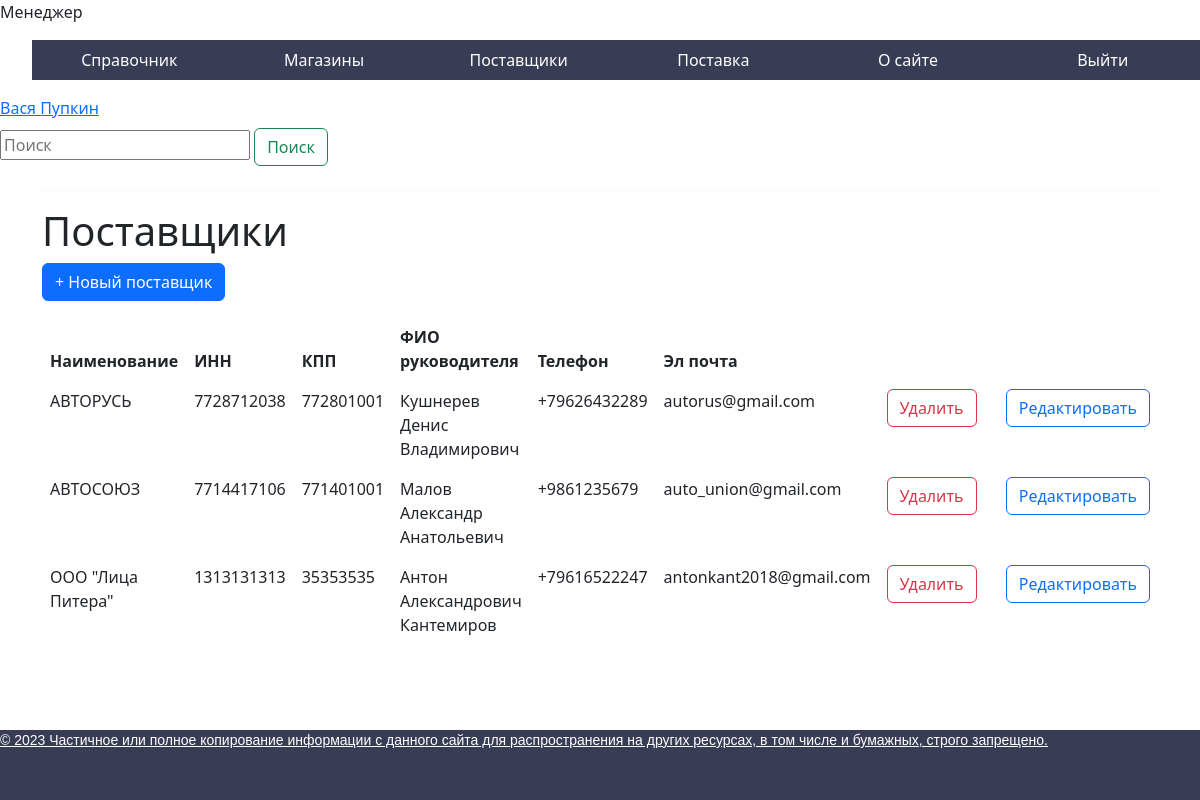
The page /public/suppliers/ (signed in) on the database its author committed.
### autodocapp/models.py (models this page shows, shortened)
class CustomUser(AbstractUser):
    surname = models.CharField(max_length=30, verbose_name='Фамилия')
    last_name = models.CharField(max_length=30, verbose_name='Отчество')
    birth_date = models.DateField(verbose_name='Дата рождения', null=True)
    photo = models.ImageField(upload_to="photos/%Y/%m/%d/", verbose_name='Фотография')

class Suppliers(models.Model):
    title = models.CharField(max_length=30, verbose_name='Наименование организации')
    INN = models.IntegerField(verbose_name='ИНН')
    CIO = models.IntegerField(verbose_name='КПП')
    FullNameManager = models.CharField(max_length=150, verbose_name='ФИО руководителя')
    telephone = models.CharField(max_length=20, verbose_name='Телефон')
    email = models.CharField(max_length=30, verbose_name='Эл почта')

### autodocapp/views/manager/suppliers.py (the view)
def PrintSuppliers(request):
    if request.user.is_authenticated:
        role = CheckRole(request)
        suppliers = Suppliers.objects.all()
        return render(request, 'autodocapp/suppliers.html',
                      {'role': role, 'title': 'Поставщики', 'suppliers': suppliers})
    else:
        return redirect('authorization')

### autodocapp/views/views.py (called while the page is built)
def CheckRole(request):
    user = request.user
    role = str(user.groups.all()[0])
    return role

### autodocapp/templates/autodocapp/suppliers.html (shortened to what this page needs)
{% extends 'autodocapp/base.html' %}
{% block content %}
<div class="">
    <form action="{% url 'search_supplier' %}" class="form-inline my-2 my-lg-0" method="get">
        <input aria-label="Поиск" class="search" name="q" placeholder="Поиск" type="search">
        <button class="btn btn-outline-success my-2 my-sm" type="submit">Поиск</button>
    </form>
</div>
<div class="container">
    <div class="col-md-12 well">
        <hr style="border-top:1px dotted #ccc;"/>
        <h1 class="page-header">Поставщики</h1>
        <p>
            <button class="btn btn-primary js-create" type="button">
                + Новый поставщик
            </button>
        </p>
        <table class="table table-borderless table-hover" id="table">
            <thead>
            <tr>
                <th scope="col">Наименование</th>
                <th scope="col">ИНН</th>
                <th scope="col">КПП</th>
                <th scope="col">ФИО руководителя</th>
                <th scope="col">Телефон</th>
                <th scope="col">Эл почта</th>
            </tr>
            </thead>
            <tbody>
            {% for s in suppliers %}
            <tr class="record">
                <td>{{s.title}}</td>
                <td>{{s.INN}}</td>
                <td>{{s.CIO}}</td>
                <td>{{s.FullNameManager}}</td>
                <td>{{s.telephone}}</td>
                <td>{{s.email}}</td>
                <td style="width: 150px">
                    <a class="btn_delete_record btn-outline-danger" href="{% url 'delete_supplier' s.id %}">
                        <button class="btn btn-outline-danger">Удалить</button>
                    </a>
                </td>
                <td>
                    <a class="BthEditSupplier btn-outline-primary" href="{% url 'edit_supplier' s.id %}">
                        <button class="btn btn-outline-primary">Редактировать</button>
                    </a>
                </td>
            </tr>
            {% empty %}
            <tr>
                <td class="text-center" colspan="8">Нет поставщиков</td>
            </tr>
            {% endfor %}
            </tbody>
        </table>
    </div>
</div>
{% endblock %}

### autodocapp/templates/autodocapp/base.html (shortened to what this page needs)
{% load static %}
<!DOCTYPE html>
<html lang="en">
<head>
    <link  href="{% static 'autodocapp/css/styles.css' %}" rel="stylesheet">
    <link  href="{% static 'bootstrap/css/bootstrap.min.css' %}" rel="stylesheet">
</head>
<body>
{% if role == 'Администратор' %}
    <p>Администратор</p>
    <ul class="menu">
        <li><a href="">Автозапчасти</a></li>
        <li><a href="">Автозапчасти в магазине</a></li>
        <li><a href="{% url 'logout' %}">Выйти</a></li>
    </ul>
{% elif role == 'Менеджер' %}
    <p>Менеджер</p>
    <ul class="menu">
        <li><a href="">Справочник</a>
        </li>
        <li><a href="{% url 'store_departments' %}">Магазины</a></li>
        <li><a href="{% url 'suppliers' %}">Поставщики</a></li>
        <li><a href="{% url 'supply' %}">Поставка</a></li>
        <li><a href="">О сайте</a></li>
        <li><a href="{% url 'logout' %}">Выйти</a></li>
    </ul>
{% endif %}
<a href="">{{ user.first_name }} {{ user.surname }}</a>
{% block content %}
{% endblock %}
<div id="footer">
    <p>&copy; 2023 Частичное или полное копирование информации с данного сайта для распространения на других ресурсах, в том числе и бумажных, строго запрещено.</p>
</div>
</body>
</html>

### autodocapp/static/autodocapp/css/styles.css (style rules this page uses)
.menu { display: flex; }
.menu li { width: 200px; list-style: none; background: #383c54; position: relative; }
.menu a { color: #fff; text-decoration: none; display: block; text-align: center; padding: 0 10px; height: 40px; line-height: 40px; transition: all .5s; }
#footer { background: #383c54; color: #aaa; font-size: 14px; font-family: Verdana, Geneva, Arial, Helvetica; text-align: left; overflow: hidden; position:fixed; right:0; bottom:0; width:100%; height: 70px; }
#footer p { text-decoration: underline; color: #fff; }
.container { background-color: #FFFFFF; }
.search { width: 250px; }

### rows shown on the page
CustomUser: first_name "Вася", surname "Пупкин"
Suppliers: title "АВТОРУСЬ", INN "7728712038", CIO "772801001", FullNameManager "Кушнерев Денис Владимирович", telephone "+79626432289", email "autorus@gmail.com"
Suppliers: title "АВТОСОЮЗ", INN "7714417106", CIO "771401001", FullNameManager "Малов Александр Анатольевич", telephone "+9861235679", email "auto_union@gmail.com"
Suppliers: title "ООО \"Лица Питера\"", INN "1313131313", CIO "35353535", FullNameManager "Антон Александрович Кантемиров", telephone "+79616522247", email "antonkant2018@gmail.com"
